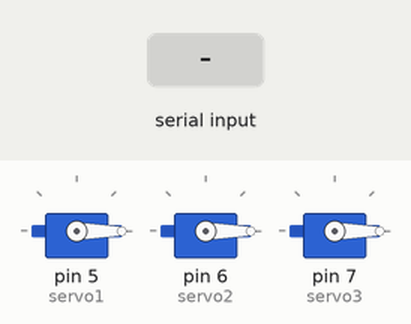
A sketch run on a simulated Arduino Uno, built with avr-gcc and run on an emulated ATmega328P. Parts: 3 × servo. The inputs (shaded band) are chosen by the test bench. What the sketch prints to the serial monitor is not drawn.

Above: at 1.2 s.
1.3 s: "90,45,200\n" received over Serial
At 2.2 s:
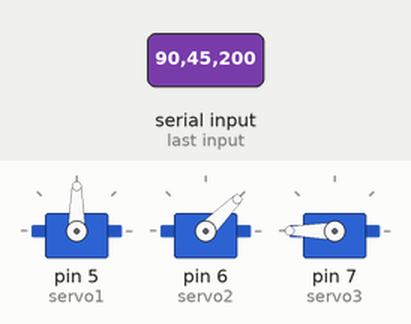
2.8 s: "30,150,10\n" received over Serial
At 3.2 s:
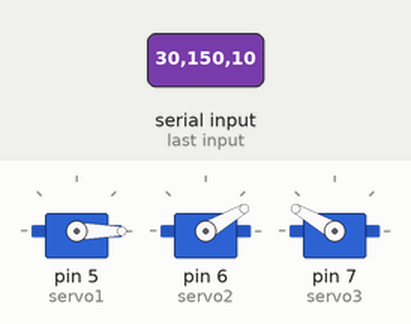
5.8 s: "90,45\n" received over Serial
At 7.4 s:
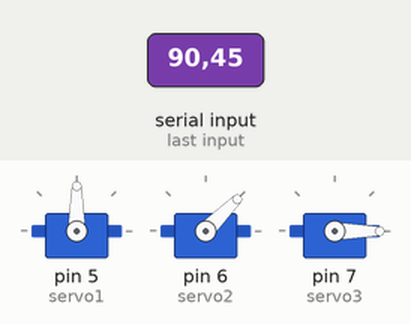
8.3 s: "30,150\n" received over Serial
At 10.5 s:
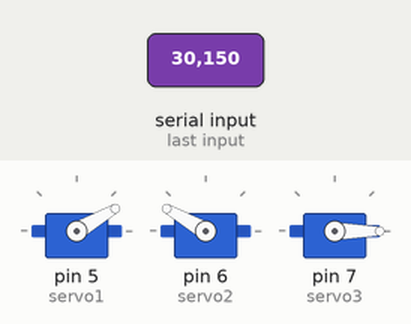
10.8 s: "90\n" received over Serial
At 13.6 s:
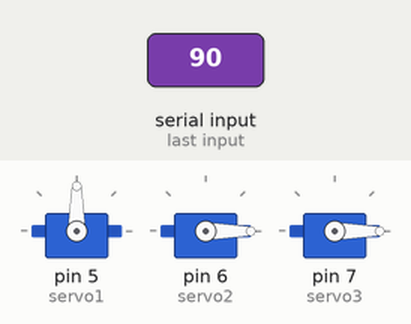
13.8 s: "200\n" received over Serial
At 16.6 s:
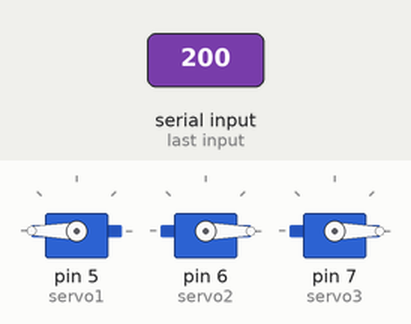
Timing chart, 0 to 17.8 s (numbered marks = the images above; inputs shaded):
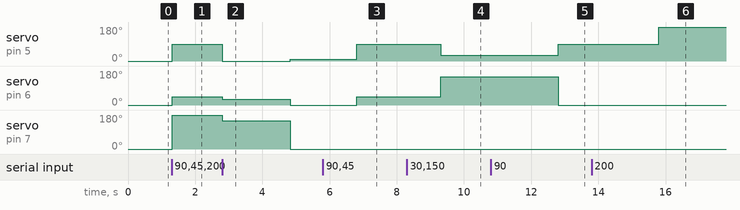

The sketch:

TripleServoController.ino
```cpp
#include <Servo.h>

Servo servo1;    // 创建第一个Servo对象
Servo servo2;    // 创建第二个Servo对象
Servo servo3;    // 创建第三个Servo对象

int dataIndex = 0; // 创建整数型变量，存储输入数据序列号

void setup() {
  servo1.attach(5); // 将第一个伺服电机连接到5号引脚
  servo2.attach(6); // 将第二个伺服电机连接到6号引脚
  servo3.attach(7); // 将第三个伺服电机连接到7号引脚

  servo1.write(0); // 设置第一个伺服电机的初始位置为0度
  servo2.write(0); // 设置第二个伺服电机的初始位置为0度
  servo3.write(0); // 设置第三个伺服电机的初始位置为0度

  Serial.begin(9600); // 启动串口通讯，传输波特率9600
  Serial.println("Please input three numbers separated by commas.");
}

void loop() {
  if (Serial.available() > 0) {
    dataIndex++;       // 处理数据序列号并通过串口监视器显示
    Serial.print("dataIndex = ");
    Serial.print(dataIndex);
    Serial.print(" , ");

    int pos1 = Serial.parseInt(); // 解析串口数据中的第一个整数
    int pos2 = Serial.parseInt(); // 解析串口数据中的第二个整数
    int pos3 = Serial.parseInt(); // 解析串口数据中的第三个整数

    Serial.print("Set servo positions: ");
    Serial.print(pos1);
    Serial.print(", ");
    Serial.print(pos2);
    Serial.print(", ");
    Serial.println(pos3);

    servo1.write(pos1); // 设置第一个伺服电机的位置
    servo2.write(pos2); // 设置第二个伺服电机的位置
    servo3.write(pos3); // 设置第三个伺服电机的位置

    delay(15);
  }
}
```

Measured:
- after the input at 1.3 s, servo on pin 5 (servo1): 0° → 90° at once; servo on pin 6 (servo2): 0° → 45° at once; servo on pin 7 (servo3): 0° → 180° at once
- after the input at 2.8 s, servo on pin 5 (servo1): 90° → 0° after 0.01 s instead of 1.5 s; servo on pin 6 (servo2): 45° → 30° at once, → 0° 2.0 s later; servo on pin 7 (servo3): 180° → 150° at once, → 0° 2.0 s later
- after the input at 5.8 s, servo on pin 5 (servo1): 10° → 90° after 1.0 s; servo on pin 6 (servo2): 0° → 45° after 1.0 s
- after the input at 8.3 s, servo on pin 5 (servo1): 90° → 30° after 1.0 s; servo on pin 6 (servo2): 45° → 150° after 1.0 s
- after the input at 10.8 s, servo on pin 5 (servo1): 30° → 90° after 2.0 s; servo on pin 6 (servo2): 150° → 0° after 2.0 s
- after the input at 13.8 s, servo on pin 5 (servo1): 90° → 180° after 2.0 s
